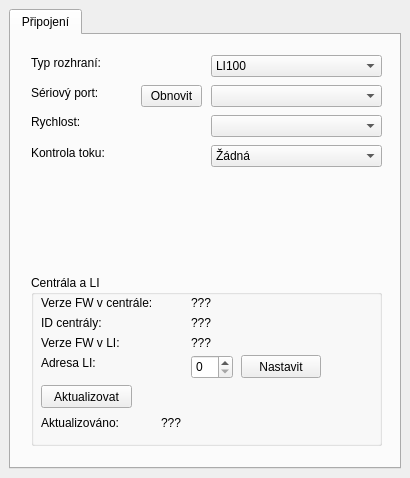
<?xml version="1.0" encoding="UTF-8"?>
<ui version="4.0">
 <class>MainWindow</class>
 <widget class="QMainWindow" name="MainWindow">
  <property name="geometry">
   <rect>
    <x>0</x>
    <y>0</y>
    <width>410</width>
    <height>478</height>
   </rect>
  </property>
  <property name="sizePolicy">
   <sizepolicy hsizetype="Fixed" vsizetype="Fixed">
    <horstretch>0</horstretch>
    <verstretch>0</verstretch>
   </sizepolicy>
  </property>
  <property name="windowTitle">
   <string>Nastavení RCS XpressNET knihovny</string>
  </property>
  <property name="locale">
   <locale language="Czech" country="CzechRepublic"/>
  </property>
  <widget class="QWidget" name="centralwidget">
   <layout class="QGridLayout" name="gridLayout">
    <item row="0" column="0">
     <widget class="QTabWidget" name="tw_main">
      <property name="sizePolicy">
       <sizepolicy hsizetype="Expanding" vsizetype="Expanding">
        <horstretch>0</horstretch>
        <verstretch>0</verstretch>
       </sizepolicy>
      </property>
      <property name="tabPosition">
       <enum>QTabWidget::North</enum>
      </property>
      <property name="tabShape">
       <enum>QTabWidget::Rounded</enum>
      </property>
      <property name="currentIndex">
       <number>0</number>
      </property>
      <property name="usesScrollButtons">
       <bool>true</bool>
      </property>
      <property name="tabsClosable">
       <bool>false</bool>
      </property>
      <property name="tabBarAutoHide">
       <bool>false</bool>
      </property>
      <widget class="QWidget" name="t_main">
       <attribute name="title">
        <string>Připojení</string>
       </attribute>
       <widget class="QComboBox" name="cb_serial_port">
        <property name="geometry">
         <rect>
          <x>200</x>
          <y>50</y>
          <width>171</width>
          <height>22</height>
         </rect>
        </property>
       </widget>
       <widget class="QLabel" name="label">
        <property name="geometry">
         <rect>
          <x>20</x>
          <y>50</y>
          <width>91</width>
          <height>16</height>
         </rect>
        </property>
        <property name="text">
         <string>Sériový port:</string>
        </property>
       </widget>
       <widget class="QLabel" name="label_2">
        <property name="geometry">
         <rect>
          <x>20</x>
          <y>80</y>
          <width>59</width>
          <height>14</height>
         </rect>
        </property>
        <property name="text">
         <string>Rychlost:</string>
        </property>
       </widget>
       <widget class="QComboBox" name="cb_serial_speed">
        <property name="geometry">
         <rect>
          <x>200</x>
          <y>80</y>
          <width>171</width>
          <height>22</height>
         </rect>
        </property>
       </widget>
       <widget class="QLabel" name="label_3">
        <property name="geometry">
         <rect>
          <x>20</x>
          <y>110</y>
          <width>91</width>
          <height>16</height>
         </rect>
        </property>
        <property name="text">
         <string>Kontrola toku:</string>
        </property>
       </widget>
       <widget class="QComboBox" name="cb_serial_flowcontrol">
        <property name="geometry">
         <rect>
          <x>200</x>
          <y>110</y>
          <width>171</width>
          <height>22</height>
         </rect>
        </property>
        <item>
         <property name="text">
          <string>Žádná</string>
         </property>
        </item>
        <item>
         <property name="text">
          <string>Hardware</string>
         </property>
        </item>
        <item>
         <property name="text">
          <string>Software</string>
         </property>
        </item>
       </widget>
       <widget class="QPushButton" name="b_serial_refresh">
        <property name="geometry">
         <rect>
          <x>130</x>
          <y>50</y>
          <width>61</width>
          <height>22</height>
         </rect>
        </property>
        <property name="text">
         <string>Obnovit</string>
        </property>
       </widget>
       <widget class="QLabel" name="label_8">
        <property name="geometry">
         <rect>
          <x>20</x>
          <y>20</y>
          <width>81</width>
          <height>16</height>
         </rect>
        </property>
        <property name="text">
         <string>Typ rozhraní:</string>
        </property>
       </widget>
       <widget class="QComboBox" name="cb_interface_type">
        <property name="geometry">
         <rect>
          <x>200</x>
          <y>20</y>
          <width>171</width>
          <height>22</height>
         </rect>
        </property>
        <item>
         <property name="text">
          <string>LI100</string>
         </property>
        </item>
        <item>
         <property name="text">
          <string>LI101</string>
         </property>
        </item>
        <item>
         <property name="text">
          <string>uLI</string>
         </property>
        </item>
        <item>
         <property name="text">
          <string>LI-USB-Ethernet</string>
         </property>
        </item>
       </widget>
       <widget class="QGroupBox" name="gb_dcc">
        <property name="geometry">
         <rect>
          <x>20</x>
          <y>240</y>
          <width>351</width>
          <height>171</height>
         </rect>
        </property>
        <property name="title">
         <string>Centrála a LI</string>
        </property>
        <widget class="QLabel" name="label_10">
         <property name="geometry">
          <rect>
           <x>10</x>
           <y>20</y>
           <width>131</width>
           <height>16</height>
          </rect>
         </property>
         <property name="text">
          <string>Verze FW v centrále:</string>
         </property>
        </widget>
        <widget class="QLabel" name="l_cs_version">
         <property name="geometry">
          <rect>
           <x>160</x>
           <y>20</y>
           <width>61</width>
           <height>16</height>
          </rect>
         </property>
         <property name="font">
          <font>
           <weight>50</weight>
           <bold>false</bold>
          </font>
         </property>
         <property name="text">
          <string>???</string>
         </property>
        </widget>
        <widget class="QLabel" name="label_11">
         <property name="geometry">
          <rect>
           <x>10</x>
           <y>40</y>
           <width>131</width>
           <height>16</height>
          </rect>
         </property>
         <property name="text">
          <string>ID centrály:</string>
         </property>
        </widget>
        <widget class="QLabel" name="l_cs_id">
         <property name="geometry">
          <rect>
           <x>160</x>
           <y>40</y>
           <width>61</width>
           <height>16</height>
          </rect>
         </property>
         <property name="font">
          <font>
           <weight>50</weight>
           <bold>false</bold>
          </font>
         </property>
         <property name="text">
          <string>???</string>
         </property>
        </widget>
        <widget class="QLabel" name="label_12">
         <property name="geometry">
          <rect>
           <x>10</x>
           <y>60</y>
           <width>131</width>
           <height>16</height>
          </rect>
         </property>
         <property name="text">
          <string>Verze FW v LI:</string>
         </property>
        </widget>
        <widget class="QLabel" name="l_li_version">
         <property name="geometry">
          <rect>
           <x>160</x>
           <y>60</y>
           <width>131</width>
           <height>16</height>
          </rect>
         </property>
         <property name="font">
          <font>
           <weight>50</weight>
           <bold>false</bold>
          </font>
         </property>
         <property name="text">
          <string>???</string>
         </property>
        </widget>
        <widget class="QLabel" name="label_13">
         <property name="geometry">
          <rect>
           <x>10</x>
           <y>80</y>
           <width>131</width>
           <height>16</height>
          </rect>
         </property>
         <property name="text">
          <string>Adresa LI:</string>
         </property>
        </widget>
        <widget class="QSpinBox" name="sb_li_addr">
         <property name="geometry">
          <rect>
           <x>160</x>
           <y>80</y>
           <width>42</width>
           <height>24</height>
          </rect>
         </property>
        </widget>
        <widget class="QPushButton" name="b_li_addr_set">
         <property name="geometry">
          <rect>
           <x>210</x>
           <y>80</y>
           <width>80</width>
           <height>23</height>
          </rect>
         </property>
         <property name="text">
          <string>Nastavit</string>
         </property>
        </widget>
        <widget class="QPushButton" name="b_info_update">
         <property name="geometry">
          <rect>
           <x>10</x>
           <y>110</y>
           <width>91</width>
           <height>23</height>
          </rect>
         </property>
         <property name="text">
          <string>Aktualizovat</string>
         </property>
        </widget>
        <widget class="QLabel" name="label_4">
         <property name="geometry">
          <rect>
           <x>10</x>
           <y>140</y>
           <width>91</width>
           <height>16</height>
          </rect>
         </property>
         <property name="text">
          <string>Aktualizováno:</string>
         </property>
        </widget>
        <widget class="QLabel" name="l_info_datetime">
         <property name="geometry">
          <rect>
           <x>130</x>
           <y>140</y>
           <width>131</width>
           <height>16</height>
          </rect>
         </property>
         <property name="text">
          <string>???</string>
         </property>
        </widget>
       </widget>
      </widget>
     </widget>
    </item>
   </layout>
  </widget>
 </widget>
 <resources/>
 <connections/>
</ui>
